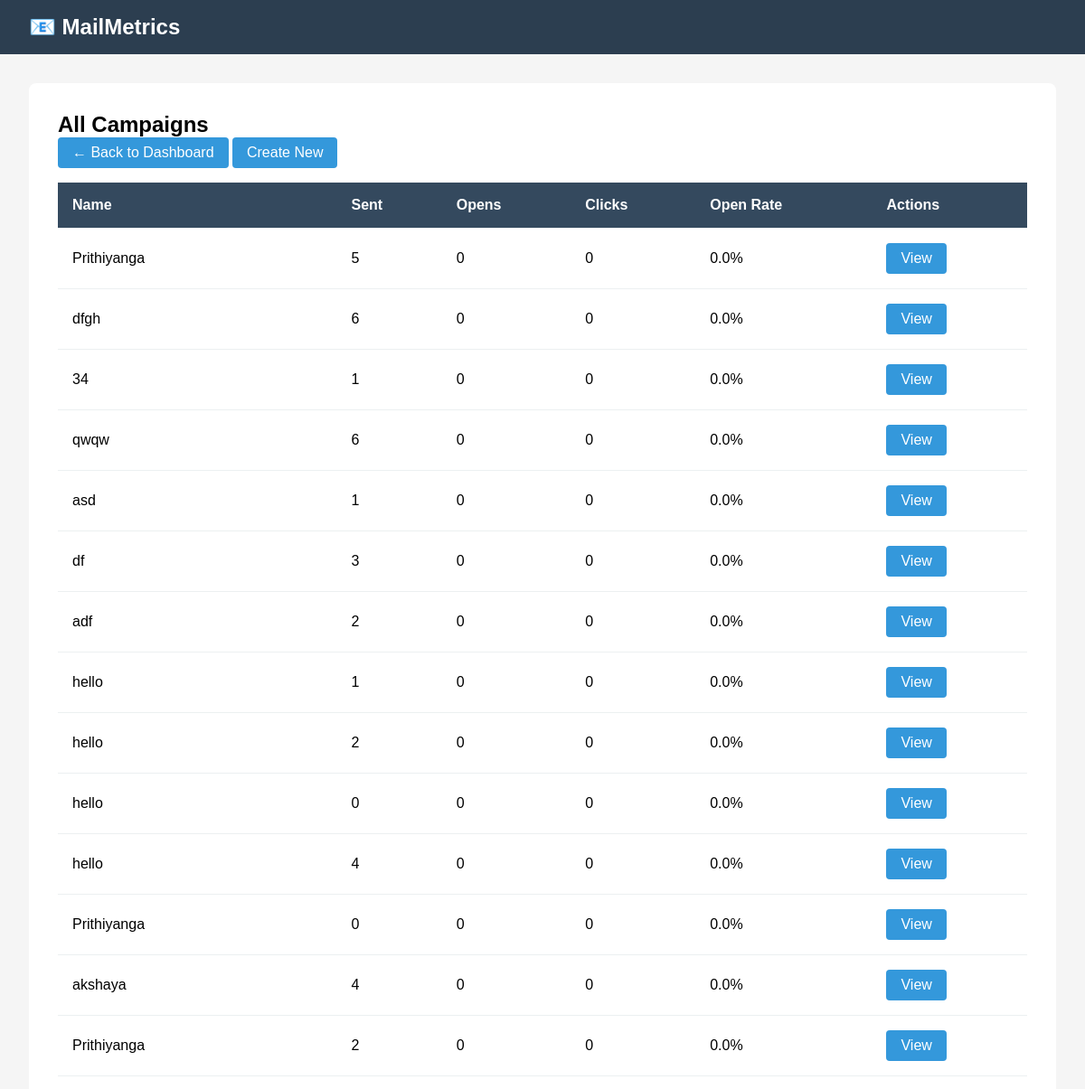
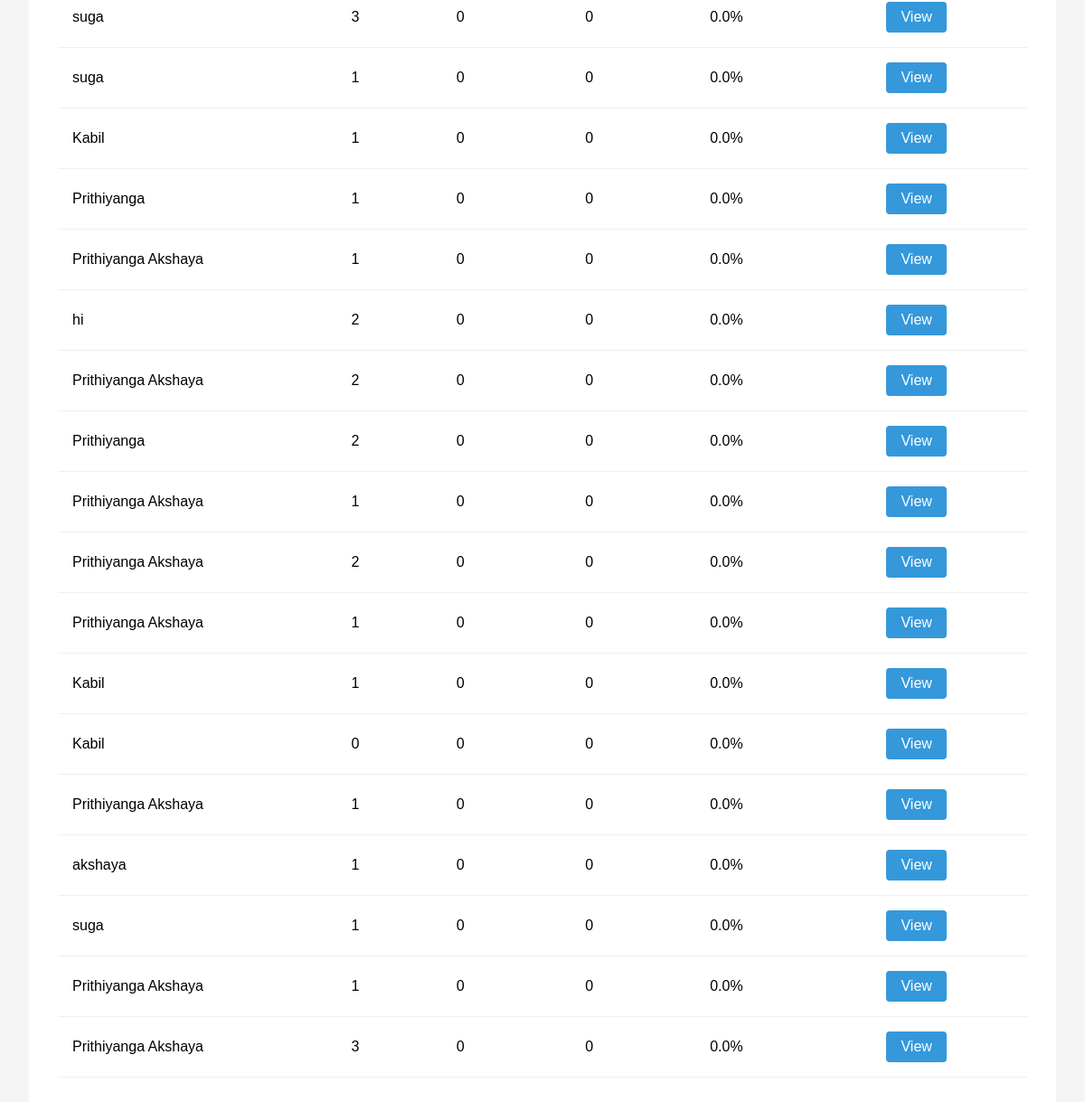
Page /campaigns/ on the committed database (2 pictures, top to bottom).
### emails/models.py (models this page shows, shortened)
class Campaign(models.Model):
    STATUS_CHOICES = [
        ("pending", "Pending"),
        ("delivered", "Delivered"),
        ("bounced", "Bounced"),
        ("opened", "Opened"),
        ("clicked", "Clicked"),
    ]
    email = models.EmailField()
    name = models.CharField(max_length=100, null=True, blank=True)
    status = models.CharField(max_length=20, choices=STATUS_CHOICES, default="pending")
    opened = models.BooleanField(default=False)
    clicked = models.BooleanField(default=False)

### emails/views.py (the view)
# urls.py: path('campaigns/', views.campaign_list, name='campaign_list'),
def campaign_list(request):
    campaigns = Campaign.objects.all()
    campaigns_data = []
    for campaign in campaigns:
        stats = campaign.get_stats()
        campaigns_data.append({
            'campaign': campaign,
            'stats': stats
        })
    context = {'campaigns_data': campaigns_data}
    return render(request, 'campaign_list.html', context)

### emails/models.py (called while the page is built)
    def get_stats(self):
        total = self.emails.count()
        opened = self.emails.filter(opened=True).count()
        clicked = self.emails.filter(clicked=True).count()
        bounced = self.emails.filter(bounced=True).count()
        return {
            'total': total,
            'opened': opened,
            'clicked': clicked,
            'bounced': bounced,
            'open_rate': (opened / total * 100) if total > 0 else 0,
            'click_rate': (clicked / total * 100) if total > 0 else 0,
            'bounce_rate': (bounced / total * 100) if total > 0 else 0,
        }

### emails/templates/campaign_list.html (shortened to what this page needs)
<!DOCTYPE html>
<html>
<head>
</head>
<body>
    <div class="navbar">
        <h1>📧 MailMetrics</h1>
    </div>
    <div class="container">
        <div class="campaigns">
            <h2>All Campaigns</h2>
            <a href="{% url 'dashboard' %}" class="btn">← Back to Dashboard</a>
            <a href="{% url 'create_campaign' %}" class="btn">Create New</a>
            <table>
                <thead>
                    <tr>
                        <th>Name</th>
                        <th>Sent</th>
                        <th>Opens</th>
                        <th>Clicks</th>
                        <th>Open Rate</th>
                        <th>Actions</th>
                    </tr>
                </thead>
                <tbody>
                    {% for item in campaigns_data %}
                    <tr>
                        <td>{{ item.campaign.name }}</td>
                        <td>{{ item.stats.total }}</td>
                        <td>{{ item.stats.opened }}</td>
                        <td>{{ item.stats.clicked }}</td>
                        <td>{{ item.stats.open_rate|floatformat:1 }}%</td>
                        <td><a href="{% url 'campaign_detail' item.campaign.pk %}" class="btn">View</a></td>
                    </tr>
                    {% endfor %}
                </tbody>
            </table>
        </div>
    </div>
</body>
</html>

### emails/templates/campaign_list.html (style rules this page uses)
* { margin: 0; padding: 0; box-sizing: border-box; }
body { font-family: Arial, sans-serif; background: #f5f5f5; }
.navbar { background: #2c3e50; color: white; padding: 1rem 2rem; }
.navbar h1 { font-size: 1.5rem; }
.container { max-width: 1200px; margin: 2rem auto; padding: 0 2rem; }
.campaigns { background: white; padding: 2rem; border-radius: 8px; }
table { width: 100%; border-collapse: collapse; margin-top: 1rem; }
th, td { padding: 1rem; text-align: left; border-bottom: 1px solid #ecf0f1; }
th { background: #34495e; color: white; }
.btn { display: inline-block; padding: 0.5rem 1rem; background: #3498db; color: white; text-decoration: none; border-radius: 4px; }

### rows in the picture
Campaign: campaign.name "Prithiyanga", stats.total "5", stats.opened "0", stats.clicked "0", stats.open_rate "0.0"
Campaign: campaign.name "dfgh", stats.total "6", stats.opened "0", stats.clicked "0", stats.open_rate "0.0"
Campaign: campaign.name "34", stats.total "1", stats.opened "0", stats.clicked "0", stats.open_rate "0.0"
Campaign: campaign.name "qwqw", stats.total "6", stats.opened "0", stats.clicked "0", stats.open_rate "0.0"
Campaign: campaign.name "asd", stats.total "1", stats.opened "0", stats.clicked "0", stats.open_rate "0.0"
Campaign: campaign.name "df", stats.total "3", stats.opened "0", stats.clicked "0", stats.open_rate "0.0"
Campaign: campaign.name "adf", stats.total "2", stats.opened "0", stats.clicked "0", stats.open_rate "0.0"
Campaign: campaign.name "hello", stats.total "1", stats.opened "0", stats.clicked "0", stats.open_rate "0.0"
Campaign: campaign.name "hello", stats.total "2", stats.opened "0", stats.clicked "0", stats.open_rate "0.0"
Campaign: campaign.name "hello", stats.total "0", stats.opened "0", stats.clicked "0", stats.open_rate "0.0"
Campaign: campaign.name "hello", stats.total "4", stats.opened "0", stats.clicked "0", stats.open_rate "0.0"
Campaign: campaign.name "Prithiyanga", stats.total "0", stats.opened "0", stats.clicked "0", stats.open_rate "0.0"
Campaign: campaign.name "akshaya", stats.total "4", stats.opened "0", stats.clicked "0", stats.open_rate "0.0"
Campaign: campaign.name "Prithiyanga", stats.total "2", stats.opened "0", stats.clicked "0", stats.open_rate "0.0"
Campaign: campaign.name "suga", stats.total "3", stats.opened "0", stats.clicked "0", stats.open_rate "0.0"
Campaign: campaign.name "suga", stats.total "1", stats.opened "0", stats.clicked "0", stats.open_rate "0.0"
Campaign: campaign.name "Kabil", stats.total "1", stats.opened "0", stats.clicked "0", stats.open_rate "0.0"
Campaign: campaign.name "Prithiyanga", stats.total "1", stats.opened "0", stats.clicked "0", stats.open_rate "0.0"
Campaign: campaign.name "Prithiyanga Akshaya", stats.total "1", stats.opened "0", stats.clicked "0", stats.open_rate "0.0"
Campaign: campaign.name "hi", stats.total "2", stats.opened "0", stats.clicked "0", stats.open_rate "0.0"
Campaign: campaign.name "Prithiyanga Akshaya", stats.total "2", stats.opened "0", stats.clicked "0", stats.open_rate "0.0"
Campaign: campaign.name "Prithiyanga", stats.total "2", stats.opened "0", stats.clicked "0", stats.open_rate "0.0"
Campaign: campaign.name "Prithiyanga Akshaya", stats.total "1", stats.opened "0", stats.clicked "0", stats.open_rate "0.0"
Campaign: campaign.name "Prithiyanga Akshaya", stats.total "2", stats.opened "0", stats.clicked "0", stats.open_rate "0.0"
Campaign: campaign.name "Prithiyanga Akshaya", stats.total "1", stats.opened "0", stats.clicked "0", stats.open_rate "0.0"
Campaign: campaign.name "Kabil", stats.total "1", stats.opened "0", stats.clicked "0", stats.open_rate "0.0"
Campaign: campaign.name "Kabil", stats.total "0", stats.opened "0", stats.clicked "0", stats.open_rate "0.0"
Campaign: campaign.name "Prithiyanga Akshaya", stats.total "1", stats.opened "0", stats.clicked "0", stats.open_rate "0.0"
Campaign: campaign.name "akshaya", stats.total "1", stats.opened "0", stats.clicked "0", stats.open_rate "0.0"
Campaign: campaign.name "suga", stats.total "1", stats.opened "0", stats.clicked "0", stats.open_rate "0.0"
Campaign: campaign.name "Prithiyanga Akshaya", stats.total "1", stats.opened "0", stats.clicked "0", stats.open_rate "0.0"
Campaign: campaign.name "Prithiyanga Akshaya", stats.total "3", stats.opened "0", stats.clicked "0", stats.open_rate "0.0"
